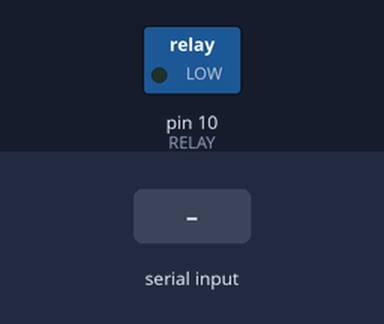
Recording of a sketch running on a simulated Arduino Pro Mini, built with avr-gcc and run on an emulated ATmega328P. Shown: switched loads named in the sketch (green lamp = pin HIGH). The inputs (shaded band) are chosen by the test bench.

Above: at 1.2 s.
1.3 s: "p" received over Serial
Timing chart, 0 to 4.3 s (numbered marks = the images above; inputs shaded):
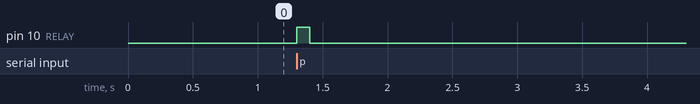

Measured:
- after the input at 1.3 s, pin 10 (RELAY): LOW → HIGH at once, → LOW 0.10 s later

The sketch:

rugby_uart.ino
```cpp
#define RELAY 10

void setup() {
  pinMode(RELAY, OUTPUT);
  digitalWrite(RELAY, LOW);
  Serial.begin (57600);
}

void loop() {
  if (Serial.available() > 0) {
    char readChar = (char)Serial.read();
    if (readChar == 'p')
      {
        digitalWrite(RELAY, HIGH);
        delay(100);
        digitalWrite(RELAY, LOW);
      }
  }
}
```
